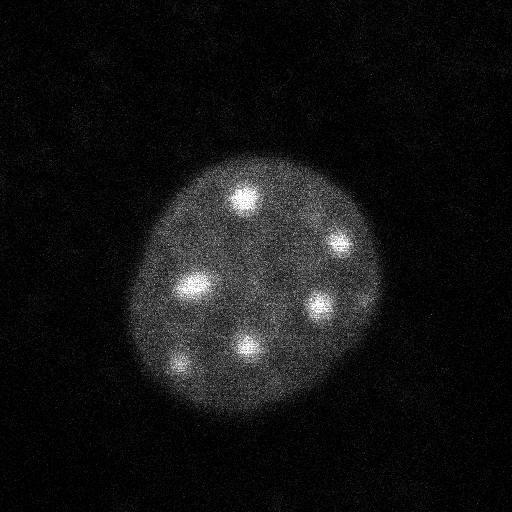
#> input picture example_images/ex3.tif, 512 x 512 px
$ python param_output.py
#> lines starting #> are read from the running program, lines starting #| are printed output that depends on the picture; after the words box and inside, x2 and y2 are one past the last pixel; in counts of white or black regions, pixels touching at a corner belong together
### blob_class.py
import numpy as np
import cv2 as cv
import math
from skimage.measure import label, regionprops, EllipseModel
from skimage.measure._regionprops import RegionProperties
from scipy.stats import skew, kurtosis
from scipy import ndimage as ndi
import matplotlib.pyplot as plt


class Blob(RegionProperties):
    """
    A class to get attributes of Blobs

    Description:
    Inherits from the RegionProperties class in scikit-image.
    List of properties that can be obtained are found in
    regionprops documentation:
    "https://scikit-image.org/docs/stable/api/
    skimage.measure.html#skimage.measure.regionprops"

    Attributes
    ----------
    contour : nested list
        contains contour points of blob
        scikit format of contours

    cv_contour : nested list
        same as contour, but with points in double brackets
        opencv format of contours

    orig_image : image matrix
        original image that contour was made from

    label_im : matrix
        labeled image by regions/contours

    Methods (* indicates from RegionProperties)
    -------------------------------------------
    aspect_ratio
    *area
    *area_bbox
    *area_convex
    *area_filled
    *axis_major_length
    *axis_minor_length
    *bbox
    *centroid
    centroid_xy
    *centroid_local
    *centroid_weighted
    *centroid_weighted_local
    circularity
    *coords
    curvature
    curvature_mean
    *eccentricity
    ellipse_fit_residual
    ellipse_fit_residual_mean
    *equivalent_diameter_area
    *euler_number
    *extent
    *feret_diamter_max
    *image
    *image_convex
    image_convex_bbox
    *image_filled
    *image_intensity
    image_mask
    image_mask_bbox
    image_masked
    *inertia_tensor
    *inertia_tensor_eigvals
    *intensity_max
    *intensity_mean
    *intensity_min
    *label
    *moments
    *moments_central
    *moments_hu
    *moments_normalized
    *moments_weighted
    *moments_weighted_central
    *moments_weighted_hu
    *moments_weighted_normalized
    *orientation
    *perimeter
    perimeter_convex_hull
    *perimeter_crofton
    pixel_intensities
    pixel_intensity_mean
    pixel_intensity_median
    pixel_intensity_percentile
    pixel_intensity_std
    pixel_kurtosis
    pixel_skew
    roughness_perimeter
    roughness_surface
    roundness
    *slice
    *solidity
    """

    def __init__(self, contour, orig_image):

        if not isinstance(contour, (list, np.ndarray)):
            raise TypeError('contour must be list or numpy array')

        if not isinstance(orig_image, np.ndarray):
            raise TypeError('orig_image must be a numpy array')

        if orig_image.dtype is not np.uint8:
            orig_image = orig_image.astype('uint8')

        contour = np.array(contour)

        # if opencv contour, remove double brackets
        if len(contour.shape) == 3 and contour.shape[1] == 1:
            self.cv_contour = contour.copy()
            contour = contour[:, 0]
        elif len(contour.shape) == 2:
            self.cv_contour = np.array([[pt] for pt in contour])

        self.contour = contour
        self.orig_image = orig_image

        self.label_im = label(self.image_mask)

        sl = ndi.find_objects(self.label_im)
        super().__init__(slice=sl[0],  # take only slice from list
                         label=1,  # only one slice
                         label_image=self.label_im,
                         intensity_image=orig_image,
                         cache_active=False)

    # ALWAYS USE area_filled and perimeter_crofton for accurate results

    @property
    def aspect_ratio(self):
        """Return aspect ratio as float"""
        return self.axis_major_length / self.axis_minor_length

    @property
    def centroid_xy(self):
        """Return centroid as tuple of numpy.float64"""
        centroid = self.centroid
        # return x,y instead of default y,x
        return centroid[1], centroid[0]

    @property
    def circularity(self):
        """Return circularity as numpy.float64"""
        area = self.area_filled
        perimeter = self.perimeter_crofton
        circularity = (4 * math.pi * area) / pow(perimeter, 2)
        # cannot have circularity above 1 (rounding errors can cause this)
        return min(circularity, 1)

    def curvature(self, num_space=5):
        """
        Return curvature at each contour point as numpy.ndarray

        Parameters
        ----------
        num_space : list of floats
            how far left/right points will be for calculating gradient
        """

        def gradient_spaced(L, num):
            """
            Returns gradient calculated at each point in list

            Parameters
            ----------
            L : list of floats
                gradient will be calculated on these points

            num : int
                how far left/right points will be for calculating gradient

            Returns
            -------
            grad : numpy.ndarray
                array of gradients calculated at each point
            """
            grad = np.array([(L[i+num] - L[i-num])/(num*2)
                             for i in range(-num, len(L)-num)])
            # reorder matrix to align with contour indices
            grad = np.append(grad[num:], grad[0:num])
            return grad

        contour = self.contour

        # curvature can't be calculated
        if len(contour) < 4:
            return np.zeros(len(contour))

        # reduce num_space if contour small enough
        if len(contour) < 50:
            num_space = 1

        dx_dt = gradient_spaced(contour[:, 0], num_space)
        dy_dt = gradient_spaced(contour[:, 1], num_space)

        # velocity
        vel = np.array([[dx_dt[i], dy_dt[i]] for i in range(dx_dt.size)])

        # speed
        ds_dt = np.sqrt(dx_dt * dx_dt + dy_dt * dy_dt)

        # unit tangent vector
        tangent = np.array([1/ds_dt] * 2).transpose() * vel

        d2s_dt2 = gradient_spaced(ds_dt, num_space)
        d2x_dt2 = gradient_spaced(dx_dt, num_space)
        d2y_dt2 = gradient_spaced(dy_dt, num_space)

        curvature = np.abs(d2x_dt2 * dy_dt - dx_dt * d2y_dt2) / \
                          (dx_dt * dx_dt + dy_dt * dy_dt)**1.5

        return curvature

    def curvature_mean(self, num=5):
        """Return mean of curvature as numpy.float64"""
        return np.mean(self.curvature(num))

    @property
    def ellipse_fit_residual(self):
        """
        Returns residual of ellipse fit at each contour point as numpy.ndarray

        Fits the contour to an ellipse, then calculates
        residuals (shortest distance of contour point to
        ellipse fit model)

        This estimates how well the contour fits an ellipse model
        """

        contour = self.contour
        ellipse = EllipseModel()

        # Estimate needed to get params for ellipse, returns True if succeeds
        if ellipse.estimate(contour):
            residuals = ellipse.residuals(contour)
            return residuals
        else:
            return None

    @property
    def ellipse_fit_residual_mean(self):
        """Return mean of residuals as numpy.float64"""
        efr = self.ellipse_fit_residual
        if efr is not None:
            return np.mean(efr)
        else:
            return math.inf

    # [6 lines left out: function image_convex_bbox, not called in this run]

    @property
    def image_mask(self):
        """Return image with contour as mask as numpy.ndarray"""
        mask = np.zeros(self.orig_image.shape[0:2], np.uint8)
        cv.fillPoly(mask, pts=[self.contour], color=(255, 255, 255))
        return mask

    # [6 lines left out: function image_mask_bbox, not called in this run]

    @property
    def image_masked(self):
        """Return original image with contour as mask as numpy.ndarray"""
        return cv.bitwise_and(self.orig_image,
                              self.orig_image,
                              mask=self.image_mask)

    @property
    def perimeter_convex_hull(self):
        """Return perimeter of convex hull as numpy.float64"""
        convex_label = label(self.image_convex)
        convex_perimeter = regionprops(convex_label)[0]['perimeter_crofton']
        return max(convex_perimeter, 1)

    @property
    def pixel_intensities(self):
        """Return grayscale pixel intensites of
            area inside contour as numpy.ndarray"""
        coords = np.where(self.image_mask == 255)
        if self.orig_image.ndim > 2:
            image_gray = cv.cvtColor(self.image_masked, cv.COLOR_BGR2GRAY)
            return image_gray[coords]
        return self.orig_image[coords]

    @property
    def pixel_intensity_mean(self):
        """Return mean of pixel intensities as numpy.float64"""
        return np.mean(self.pixel_intensities)

    @property
    def pixel_intensity_median(self):
        """Return median of pixel intensities as numpy.float64"""
        return np.median(self.pixel_intensities)

    # [5 lines left out: function pixel_intensity_percentile, not called in this run]

    @property
    def pixel_intensity_std(self):
        """Return standard deviation of pixel intensities as numpy.float64"""
        return np.std(self.pixel_intensities)

    @property
    def pixel_kurtosis(self):
        """Return kurtosis of pixel intensities as float"""
        return kurtosis(self.pixel_intensities, fisher=True, bias=False)

    @property
    def pixel_skew(self):
        """Return skew of pixel intensities as float"""
        return skew(self.pixel_intensities, bias=False, nan_policy='omit')

    @property
    def roughness_perimeter(self):
        """Return perimeter roughness as numpy.float64"""
        roughness = self.perimeter_crofton / self.perimeter_convex_hull
        # perimeter roughness cannot be less than 1 (rounding errors)
        return max(roughness, 1)

    @property
    def roughness_surface(self):
        """Return surface roughness as numpy.float64"""
        pixels = self.pixel_intensities
        mean = self.pixel_intensity_mean
        diff = [abs(px-mean) for px in pixels]
        return sum(diff)/len(diff)

    @property
    def roundness(self):
        """Return roundness as numpy.float64"""
        num = 4 * self.area_filled
        den = math.pi * pow(self.axis_major_length, 2)
        return num / den

    # [47 lines left out: functions print_properties, main, not called in this run]


# [2 lines that do not run on import are left out]

### param_output.py
import blob_class as bc
import pandas as pd
import numpy as np
import cv2 as cv

funcs = [
        'aspect_ratio',
        'area',
        'area_bbox',
        'area_convex',
        'area_filled',
        'axis_major_length',
        'axis_minor_length',
        'centroid_xy',
        'centroid_local',
        'centroid_weighted',
        'centroid_weighted_local',
        'circularity',
        'curvature_mean',
        'eccentricity',
        'ellipse_fit_residual_mean',
        'equivalent_diameter_area',
        'euler_number',
        'extent',
        'feret_diameter_max',
        'inertia_tensor',
        'inertia_tensor_eigvals',
        'intensity_max',
        'intensity_mean',
        'intensity_min',
        'moments',
        'moments_central',
        'moments_hu',
        'moments_normalized',
        'moments_weighted',
        'moments_weighted_central',
        'moments_weighted_hu',
        'moments_weighted_normalized',
        'orientation',
        'perimeter_crofton',
        'perimeter_convex_hull',
        'pixel_intensity_mean',
        'pixel_intensity_median',
        'pixel_intensity_std',
        'pixel_kurtosis',
        'pixel_skew',
        'roughness_perimeter',
        'roughness_surface',
        'roundness',
        'solidity'
    ]


def build_dict():
    """
    Creates a dictionary

    Returns
    -------
    blob_params
        dictionary containing blob parameters
    """
    blob_params = {}
    for property in funcs:
        blob_params[property] = []

    return blob_params


def add_value(blob_params, blob, dec=2):
    """
    Adds values to the dictionary

    Parameters
    ----------
    blobs_params : dict
        contains blob_params

    blob : Blob object (class Blob)
        blob who's properties will be added to dictionary

    dec : int
        number of places after decimal point for properties
    """
    if not isinstance(blob_params, dict):
        raise TypeError('blob_params must be a dict')

    if not isinstance(blob, bc.Blob):
        raise TypeError('blob must be instance of Blob')

    if not isinstance(dec, int):
        raise TypeError('dec must be an int')

    for i in range(len(funcs)):
        try:
            val = eval('blob.' + funcs[i])
            blob_params[funcs[i]].append(str(np.around(val, dec)))
        except Exception as e:
            val = eval('blob.' + funcs[i] + '()')
            blob_params[funcs[i]].append(str(np.around(val, dec)))


def get_params(blobs, dec=2, nucleus=None):
    """
    Returns dataframe of blob properties

    Parameters
    ----------
    blobs : list of Blob objects (class Blob)
        Contains blobs who's parameter will be calculated

    dec : int
        number of places after decimal point for properties

    nucleus: Blob object (class Blob), optional
        A blob representing the nucleus, whose properties will be added
        as the first row in the dataframe.

    Returns
    -------
    df - Pandas dataframe
        dataframe containing properties of each blob
    """
    if not isinstance(blobs, (list, np.ndarray)):
        raise TypeError('blobs must be a list or numpy array')

    if not all((isinstance(blob, bc.Blob) for blob in blobs)):
        raise TypeError('blobs must only contain blobs')

    if not isinstance(dec, int):
        raise TypeError('dec must be an int')

    # Create dictionary
    blob_params = build_dict()

    # Get properties for nucleus if provided
    if nucleus:
        add_value(blob_params, nucleus, dec=dec)

    # Get properties for each blobs
    for blob in blobs:
        add_value(blob_params, blob, dec=dec)

    # Transfer dictionary to pandas dataframe
    if nucleus:
        df = pd.DataFrame(blob_params,
                          index=['nucleus'] + ['blob' + str(i) for i in range(1, len(blobs)+1)])
    else:
        df = pd.DataFrame(blob_params,
                          index=['blob' + str(i) for i in range(1, len(blobs)+1)])

    return df

def main():
    im = cv.imread("example_images/ex3.tif")
#> im is the input picture: shape (512, 512, 3); min 0, max 255, mean 18.7
    im_gray = cv.cvtColor(im, cv.COLOR_BGR2GRAY)
    im_blur = cv.GaussianBlur(im_gray, (25, 25), 0)
    ret, im_thresh = cv.threshold(im_blur, 125, 255, cv.THRESH_BINARY)
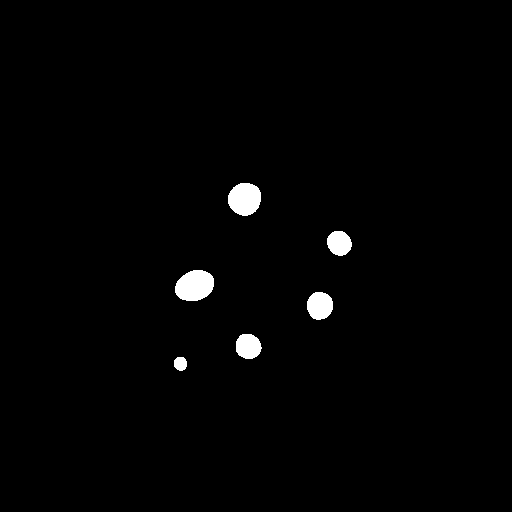
#> im_thresh: shape (512, 512); 1.4% white; 6 white regions
    contours, hierarchy = cv.findContours(im_thresh,
                                          cv.RETR_EXTERNAL,
                                          cv.CHAIN_APPROX_NONE)
#> contours = 6 contours; box (x1, y1, x2, y2) and area: (175, 270, 214, 301) 901, (228, 183, 261, 216) 814, (307, 292, 333, 320) 544, (236, 334, 262, 359) 481, (327, 231, 352, 256) 450, (174, 357, 187, 371) 130
    blobs = [bc.Blob(contour, im) for contour in contours]
#> in image_mask, `cv.fillPoly(mask, pts=[self.contour], color=(255, 255, 255))`:
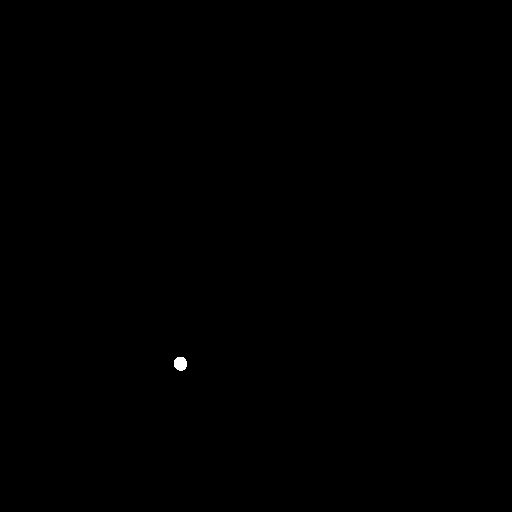
#> mask: shape (512, 512); 0.06% white; 1 white region, box (x1, y1, x2, y2) and area: (174, 357, 187, 371) 150
#> in image_mask (call 2), `cv.fillPoly(mask, pts=[self.contour], color=(255, 255, 255))`:
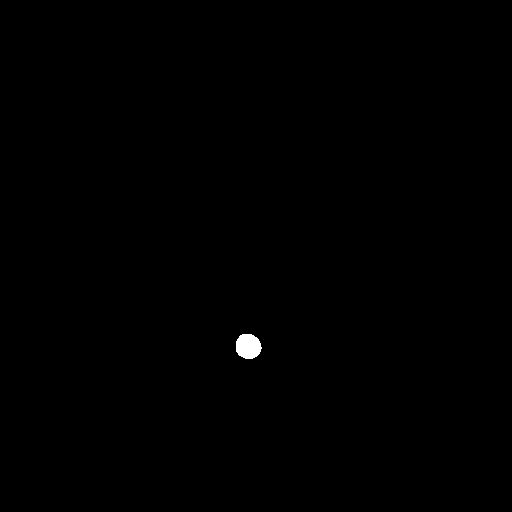
#> mask: shape (512, 512); 0.2% white; 1 white region, box (x1, y1, x2, y2) and area: (236, 334, 262, 359) 518
#> in image_mask (call 3), `cv.fillPoly(mask, pts=[self.contour], color=(255, 255, 255))`:
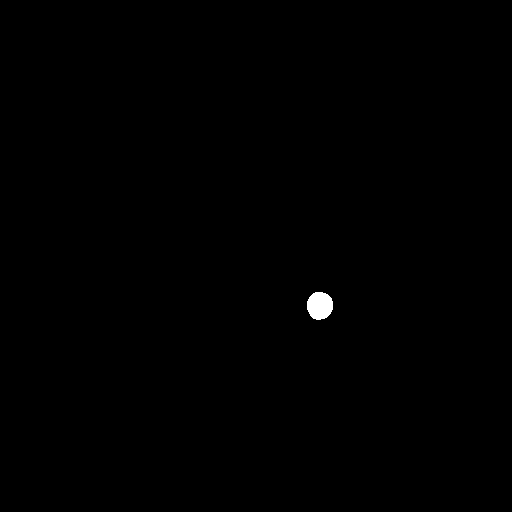
#> mask: shape (512, 512); 0.22% white; 1 white region, box (x1, y1, x2, y2) and area: (307, 292, 333, 320) 582
#> in image_mask (call 4), `cv.fillPoly(mask, pts=[self.contour], color=(255, 255, 255))`:
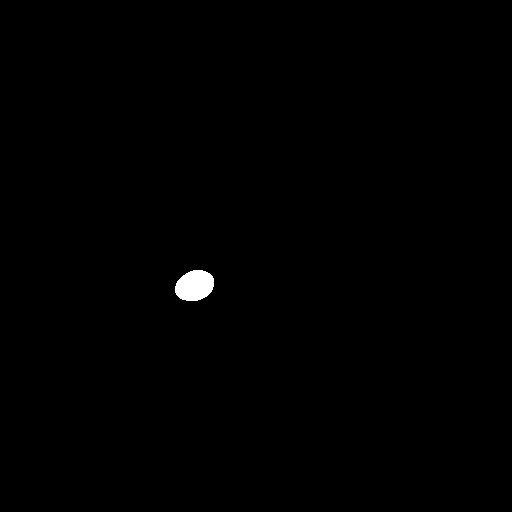
#> mask: shape (512, 512); 0.36% white; 1 white region, box (x1, y1, x2, y2) and area: (175, 270, 214, 301) 951
#> in image_mask (call 5), `cv.fillPoly(mask, pts=[self.contour], color=(255, 255, 255))`:
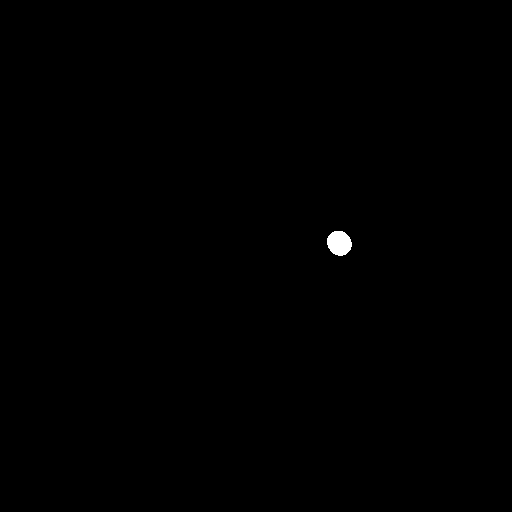
#> mask: shape (512, 512); 0.18% white; 1 white region, box (x1, y1, x2, y2) and area: (327, 231, 352, 256) 484
#> in image_mask (call 6), `cv.fillPoly(mask, pts=[self.contour], color=(255, 255, 255))`:
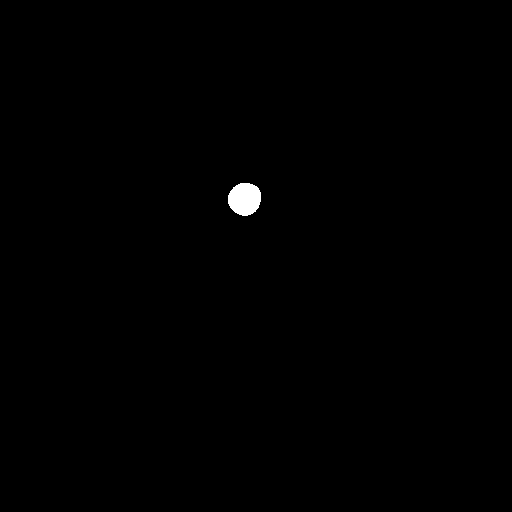
#> mask: shape (512, 512); 0.33% white; 1 white region, box (x1, y1, x2, y2) and area: (228, 183, 261, 216) 862
#> blobs = 6 items
    df = get_params(blobs)
#> the loop in get_params, `for blob in blobs:` made 6 passes
#> in get_params, `df = pd.DataFrame(blob_params, index=['blob' + str(i) for i in range(1..`: df = table of 6 rows and 44 columns
#> df = table of 6 rows and 44 columns
    df.to_csv("output.csv")


if __name__ == '__main__':
    main()
